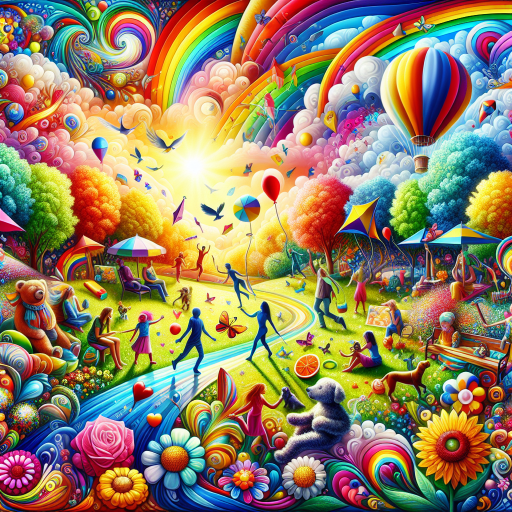
#> input picture easy-peasy-dot-ai__fc61fa66-850f-48d0-b287-2131be2d8880.png, 1024 x 1024 px (shown at 1/2 size)
$ python 4k_bijection.py
#> lines starting #> are read from the running program, lines starting #| are printed output that depends on the picture
from pathlib import Path

import numpy as np
from PIL import Image

im_path = (
    Path(__file__).parent
    / "easy-peasy-dot-ai__fc61fa66-850f-48d0-b287-2131be2d8880.png"
)
im = np.array(Image.open(im_path).convert("RGB").resize((4096, 4096)), dtype=float)
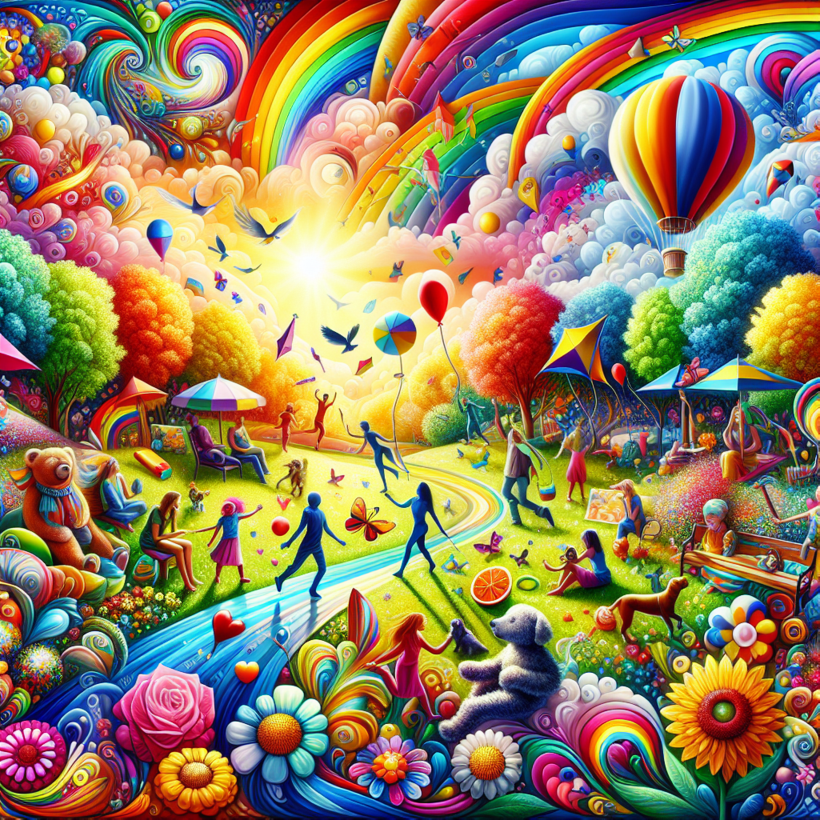
#> im: shape (4096, 4096, 3) float64 (shown at 1/5 size); mean R, G, B 147.1, 129.8, 99.3
im_1d_col = im.reshape(4096 * 4096, 3)
#> (the run stopped early here; a loop or call above may not have finished)
